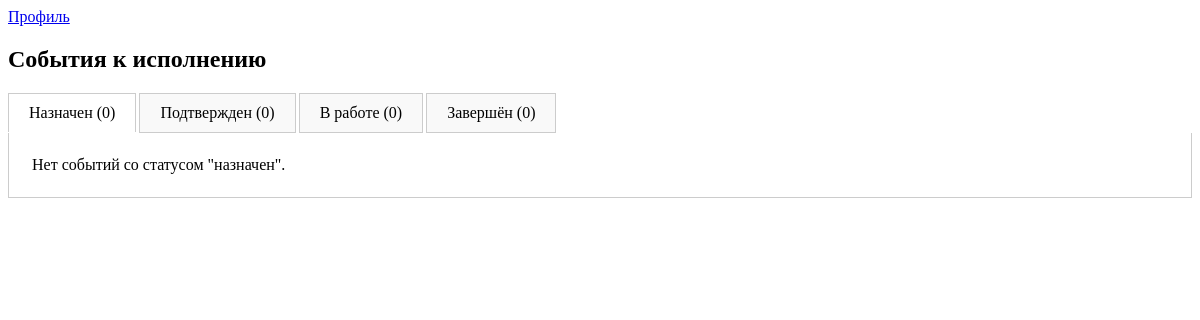
The page /projects/assigned-events/ (signed in) on the database as committed earlier.
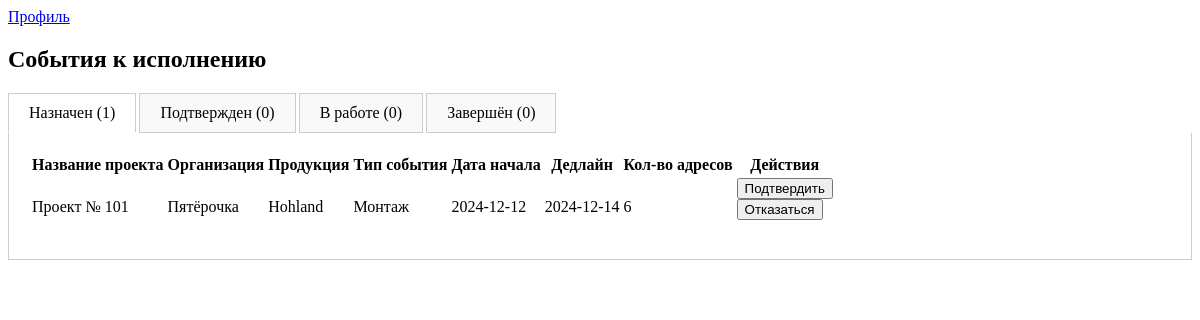
The same page on the database as committed later.
### projects/models.py (models this page shows, shortened)
class Event(models.Model):
    EVENT_TYPES = (
        ('montage', 'Монтаж'),
        ('audit', 'Аудит'),
        ('dismantle', 'Демонтаж'),
    )
    project = models.ForeignKey(Project, related_name='events', on_delete=models.CASCADE)
    event_type = models.CharField(choices=EVENT_TYPES, max_length=20)
    description = models.TextField(blank=True)
    photo_count = models.IntegerField()
    event_date = models.DateField()
    duration_days = models.IntegerField(help_text="Количество дней на выполнение")
    assigned_users = models.ManyToManyField(User, through='EventUser', blank=True, related_name='events_as_assignee')
    def due_date(self):
        return self.event_date + timezone.timedelta(days=self.duration_days)

class Project(models.Model):
    user = models.ForeignKey(User, on_delete=models.CASCADE)  # Убрали null=True
    name = models.CharField(max_length=255)
    description = models.TextField(blank=True)
    excel_file = models.FileField(upload_to='excel/', null=True, blank=True)
    organization = models.CharField(max_length=255, blank=True, null=True)  # Новое поле
    product = models.CharField(max_length=255, blank=True, null=True)  # Новое поле

### projects/views.py (the view)
# urls.py: path('assigned-events/', views.assigned_events_list, name='assigned_events_list'),
@login_required
def assigned_events_list(request):
    current_user = request.user
    event_users_by_status = {
        'assigned': EventUser.objects.filter(user=current_user, status='assigned'),
        'confirmed': EventUser.objects.filter(user=current_user, status='confirmed'),
        'in_progress': EventUser.objects.filter(user=current_user, status='in_progress'),
        'completed': EventUser.objects.filter(user=current_user, status='completed'),
    }
    event_data_by_status = {}
    status_display_map = dict(EventUser.STATUS_CHOICES)
    for status, events in event_users_by_status.items():
        status_display = status_display_map.get(status, status)
        event_data_by_status[status] = {
            'display': status_display,
            'count': events.count(),
            'events': [
                (
                    e.event,
                    e.event.addresses.filter(assigned_user=current_user).count()
                )
                for e in events
            ]
        }
    return render(request, 'projects/assigned_events_list.html', {
        'event_data_by_status': event_data_by_status,
    })

### projects/templates/projects/assigned_events_list.html (shortened to what this page needs)
<html>
<head>
    {% load static %}
</head>
<body>
    <a href="{% url 'executor_profile' %}">Профиль</a>
    <h2>События к исполнению</h2>
    <div id="tabs">
        {% for status, data in event_data_by_status.items %}
            <div class="tab {% if forloop.first %}active{% endif %}" data-status="{{ status }}">
                {{ data.display }} ({{ data.count }})
            </div>
        {% endfor %}
    </div>
    <div id="tab-contents">
        {% for status, data in event_data_by_status.items %}
        <div class="tab-content {% if forloop.first %}active{% endif %}" id="content-{{ status }}">
            <table>
                {% if data.events %}
                    <thead>
                        <tr>
                            <th>Название проекта</th>
                            <th>Организация</th>
                            <th>Продукция</th>
                            <th>Тип события</th>
                            <th>Дата начала</th>
                            <th>Дедлайн</th>
                            <th>Кол-во адресов</th>
                            <th>Действия</th>
                        </tr>
                    </thead>
                {% endif %}
                <tbody>
                    {% for event, assigned_address_count in data.events %}
                    <tr data-url="{% url 'event_detail' event.id %}">
                        <td class="clickable">{{ event.project.name }}</td>
                        <td class="clickable">{{ event.project.organization }}</td>
                        <td class="clickable">{{ event.project.product }}</td>
                        <td class="clickable">{{ event.get_event_type_display }}</td>
                        <td>{{ event.event_date|date:"Y-m-d" }}</td>
                        <td>{{ event.due_date|date:"Y-m-d" }}</td>
                        <td>{{ assigned_address_count }}</td>
                        <td>
                            {% if status == 'assigned' %}
                                <button type="button" class="confirm-btn" data-event-id="{{ event.id }}" data-user-id="{{ request.user.id }}">Подтвердить</button>
                            {% elif status == 'confirmed' %}
                                <button type="button" class="start-btn" data-event-id="{{ event.id }}" data-start-date="{{ event.event_date|date:"Y-m-d" }}">Начать</button>
                            {% elif status == 'in_progress' %}
                                <button type="button" class="complete-btn" data-event-id="{{ event.id }}">Завершить</button>
                            {% endif %}
                            <form action="{% url 'event_remove' event.id %}" method="post" class="remove-form">
                                <button type="button"
                                        class="remove-btn"
                                        data-event-name="{{ event.project.name }}"
                                        data-event-type="{{ event.get_event_type_display }}">Отказаться</button>
                            </form>
                        </td>
                    </tr>
                    {% empty %}
                    <tr>
                        <td colspan="8">Нет событий со статусом "{{ data.display|lower }}".</td>
                    </tr>
                    {% endfor %}
                </tbody>
            </table>
        </div>
        {% endfor %}
    </div>
</body>
</html>

### projects/templates/projects/assigned_events_list.html (style rules this page uses)
.tab { display: inline-block; padding: 10px 20px; cursor: pointer; border: 1px solid #ccc; margin-right: -1px; background-color: #f9f9f9; }
.tab.active { background-color: #fff; border-bottom: none; }
.tab-content { display: none; padding: 20px; border: 1px solid #ccc; border-top: none; }
.tab-content.active { display: block; }

Rows that differ between the two databases and show on the page:
added Event: project.name "Проект № 101", project.organization "Пятёрочка", project.product "Hohland", event_type "Монтаж", event_date "2024-12-12", due_date "2024-12-14", project "6"
Other text that changed with them:
new list line: "Назначен ( 1 )"
new list line: "Название проекта Организация Продукция Тип события Дата начала Дедлайн Кол-во адресов Действия"
list line gone: "Назначен ( 0 )"
list line gone: "Нет событий со статусом \" назначен \"."
